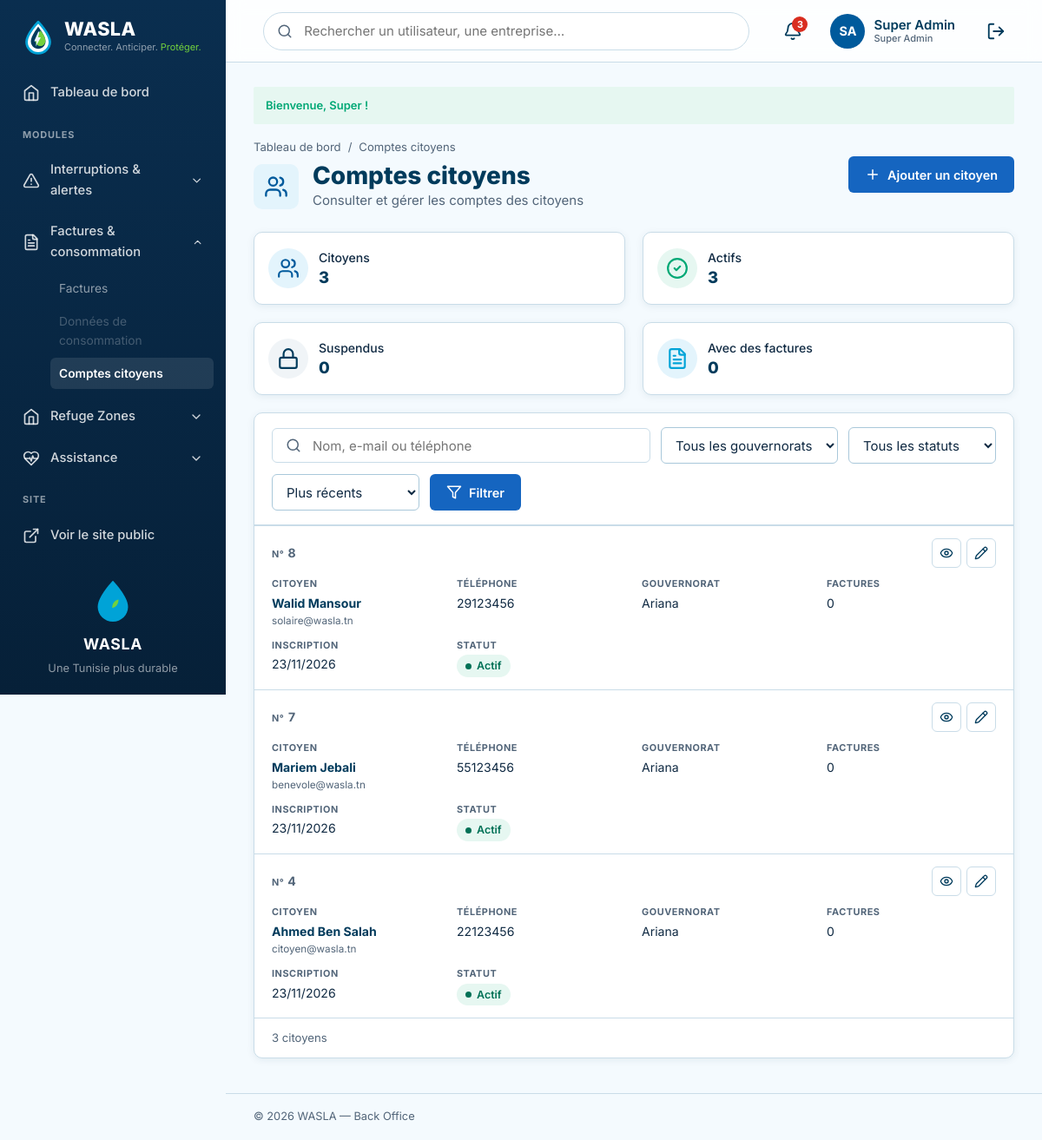
Screenshot of /index.php?action=admin-citoyens (signed in) with the database file from the repository.
### tables this page shows
CREATE TABLE IF NOT EXISTS utilisateur (
    id_utilisateur     INT          NOT NULL AUTO_INCREMENT,
    nom                VARCHAR(50)  NOT NULL,
    prenom             VARCHAR(50)  NOT NULL,
    email              VARCHAR(150) NOT NULL,
    telephone          VARCHAR(20)  NULL,
    mot_de_passe       VARCHAR(255) NOT NULL,
    role               ENUM('citoyen','admin','steg','sonede','entreprise','fournisseur')
                                    NOT NULL DEFAULT 'citoyen',
    statut_compte      ENUM('actif','suspendu') NOT NULL DEFAULT 'actif',
    id_zone            INT          NULL,
    adresse            VARCHAR(255) NULL,
     
    nom_organisation   VARCHAR(100) NULL,                  
    matricule_fiscal   VARCHAR(20)  NULL,                  
    secteur_activite   VARCHAR(60)  NULL,                  
    specialite         ENUM('electricien','plombier','maintenance','solaire','hydraulique') NULL,   
    description        TEXT         NULL,
    compte_verifie     TINYINT(1)   NOT NULL DEFAULT 0,    
    note_moyenne       DECIMAL(2,1) NULL,                  
    date_inscription   DATETIME     NOT NULL DEFAULT CURRENT_TIMESTAMP,
    derniere_connexion DATETIME     NULL,
    PRIMARY KEY (id_utilisateur),
    UNIQUE KEY uq_utilisateur_email (email),
    UNIQUE KEY uq_utilisateur_matricule (matricule_fiscal),
    KEY idx_utilisateur_role (role),
    KEY idx_utilisateur_specialite_zone (specialite, id_zone),
    CONSTRAINT chk_utilisateur_note CHECK (note_moyenne IS NULL OR (note_moyenne >= 0 AND note_moyenne <= 5)),
    CONSTRAINT fk_utilisateur_zone FOREIGN KEY (id_zone)
        REFERENCES zone (id_zone) ON DELETE SET NULL ON UPDATE CASCADE
);

CREATE TABLE IF NOT EXISTS zone (
    id_zone        INT          NOT NULL AUTO_INCREMENT,
    nom_zone       VARCHAR(100) NOT NULL,
    type_zone      ENUM('gouvernorat','delegation') NOT NULL DEFAULT 'gouvernorat',
    id_zone_parent INT          NULL,
    PRIMARY KEY (id_zone),
    UNIQUE KEY uq_zone_nom_parent (nom_zone, id_zone_parent),
    CONSTRAINT fk_zone_parent FOREIGN KEY (id_zone_parent)
        REFERENCES zone (id_zone) ON DELETE SET NULL ON UPDATE CASCADE
);

### views/backoffice/pages/citoyens/liste.php (the view, shortened to what the rows shown need)
<?php
$filtreActif = $filters['q'] !== '' || $filters['statut'] !== '' || $filters['zone'] > 0;
?>
        <link rel="stylesheet" href="<?= e(asset('css/factures-admin.css', 'backoffice')) ?>">
        <link rel="stylesheet" href="<?= e(asset('css/citoyens-admin.css', 'backoffice')) ?>">
        <div class="admin-page-head bill-admin-head">
          <div>
            <div class="admin-page-head__title">
              <div>
                <h1>Comptes citoyens</h1>
              </div>
            </div>
          </div>
        </div>
        <section class="admin-card">
<?php if ($citoyens === []): ?>
          <p class="admin-empty"><?= $filtreActif ? 'Aucun citoyen ne correspond à ces critères.' : 'Aucun compte citoyen.' ?></p>
<?php else: ?>
          <div class="admin-table-wrap">
            <table class="admin-table bill-admin-table citizen-table">
              <tbody>
<?php foreach ($citoyens as $c):
    $id = $c->getIdUtilisateur();
    $nom = $c->getPrenom() . ' ' . $c->getNom();
?>
                <tr>
                  <td class="admin-table__id" data-label="N°"><?= $id ?></td>
                  <td class="bill-client" data-label="Citoyen"><strong><?= e($nom) ?></strong><small><?= e($c->getEmail()) ?></small></td>
                  <td data-label="Téléphone"><?= e($c->getTelephone() ?: '—') ?></td>
                  <td data-label="Gouvernorat"><?= e($c->getNomZone() ?? '—') ?></td>
                  <td data-label="Factures"><?= $nbFactures[$id] ?? 0 ?></td>
                  <td data-label="Inscription"><?= e(dateFr($c->getDateInscription())) ?></td>
                  <td class="bill-nowrap" data-label="Statut"><span class="admin-badge <?= $c->getStatutCompte() === 'actif' ? 'admin-badge--ok' : 'admin-badge--danger' ?>"><?= e(CitoyenController::statutLabel($c->getStatutCompte())) ?></span></td>
                  <td class="bill-admin-actions"><div class="admin-actions">
                    <a class="admin-action" href="<?= url('admin-citoyen-voir', ['id' => $id]) ?>" aria-label="Voir le compte de <?= e($nom) ?>"><span data-icon="eye"></span></a>
                    <a class="admin-action" href="<?= url('admin-citoyen-form', ['id' => $id]) ?>" aria-label="Modifier le compte de <?= e($nom) ?>"><span data-icon="pencil"></span></a>
                  </div></td>
                </tr>
<?php endforeach; ?>
              </tbody>
            </table>
          </div>
<?php endif; ?>
        </section>
<?php
require __DIR__ . '/../../layout.php';

### views/backoffice/partials/header.php (shortened to what the rows shown need)
      <header class="admin-topbar">
        <div class="admin-topbar__actions">
<?php $adminUser = AuthController::currentUser(); ?>
          <a class="admin-profile" href="<?= url(profilRoute($adminUser) ?? 'mon-compte') ?>" aria-label="Mon compte">
            <span class="admin-avatar"><?= e(initials($adminUser)) ?></span>
            <span class="admin-profile__name"><?= e($adminUser->getPrenom() . ' ' . $adminUser->getNom()) ?><small class="admin-profile__role"><?= e(roleLabel($adminUser->getRole())) ?></small></span>
          </a>
        </div>
      </header>

### rows the page displays
utilisateur: initials($adminUser) "SA", $adminUser->getPrenom() . ' ' . $adminUser->getNom() "Super Admin", role "Super Admin"
utilisateur: id_utilisateur "8", nom "Walid Mansour", email "solaire@wasla.tn", telephone "29123456", id_zone.nom_zone "Ariana", id_utilisateur "0", date_inscription "23/11/2026", statut_compte "Actif"
utilisateur: id_utilisateur "7", nom "Mariem Jebali", email "benevole@wasla.tn", telephone "55123456", id_zone.nom_zone "Ariana", id_utilisateur "0", date_inscription "23/11/2026", statut_compte "Actif"
utilisateur: id_utilisateur "4", nom "Ahmed Ben Salah", email "citoyen@wasla.tn", telephone "22123456", id_zone.nom_zone "Ariana", id_utilisateur "0", date_inscription "23/11/2026", statut_compte "Actif"

### other values shown
$group['label'] "Interruptions & alertes"
$group['label'] "Factures & consommation"
$label "Factures"
$label "Données de consommation"
$label "Comptes citoyens"
$group['label'] "Refuge Zones"
$group['label'] "Assistance"
$flash['message'] "Bienvenue, Super !"
$summary['total'] "3"
$summary['actifs'] "3"
$summary['suspendus'] "0"
$summary['avecFactures'] "0"
count($citoyens) "3"
form field tri "Plus récents"
